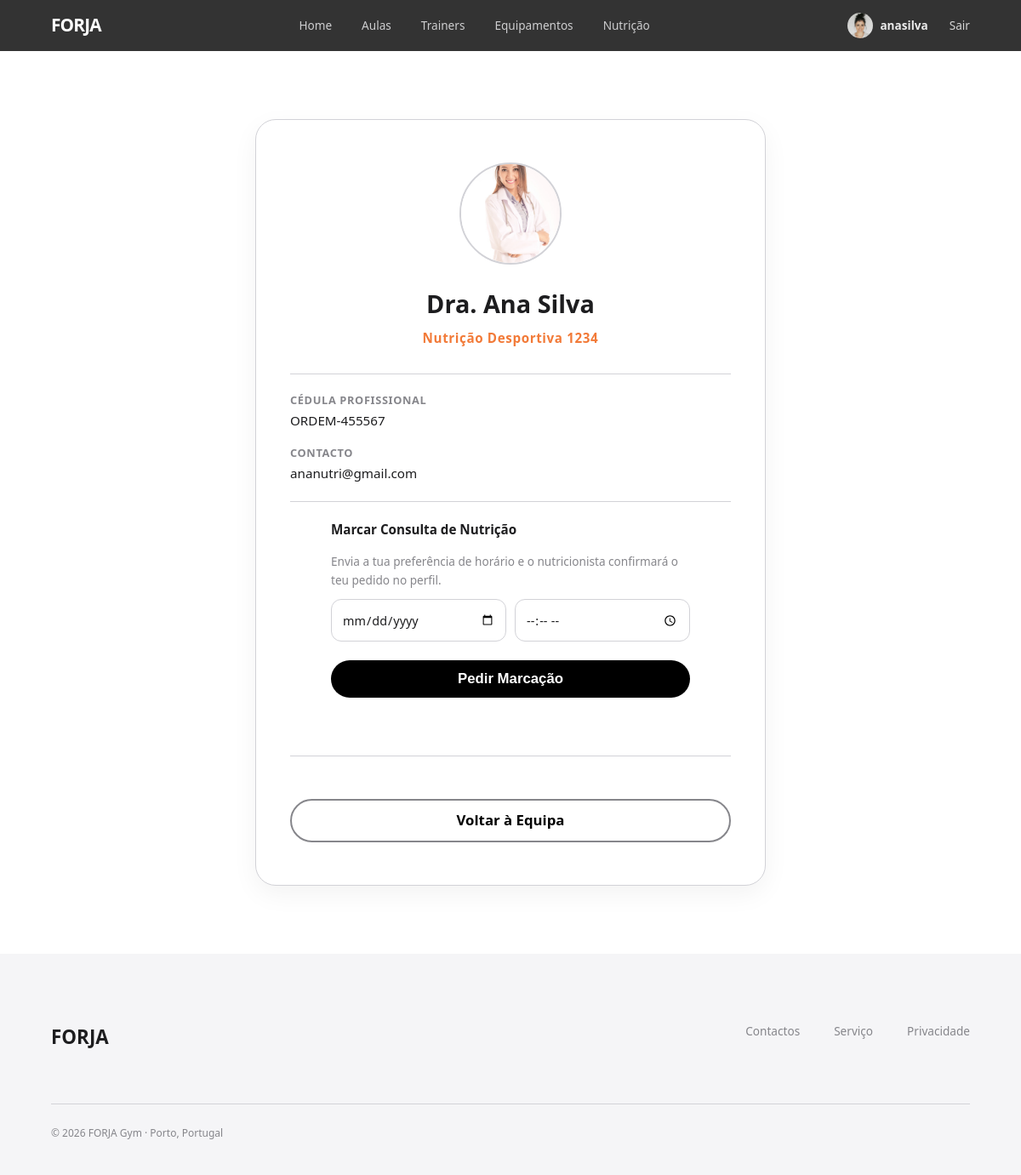
Page /pages/nutritionist_profile.php?id=7 (signed in) on the earlier database version.
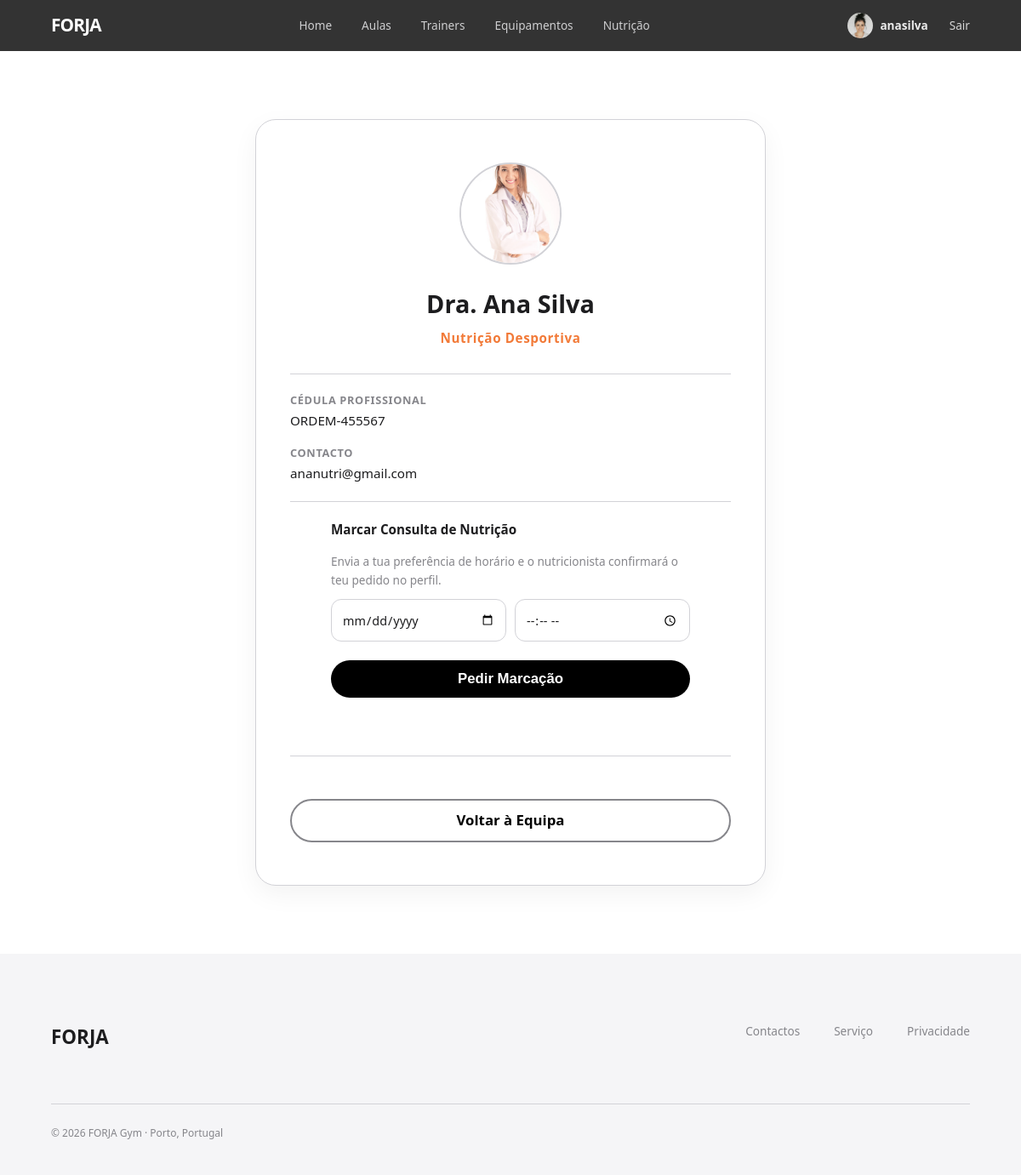
Same page on the later database version.
### tables this page shows
CREATE TABLE nutritionist_profile (
    id_user        INTEGER PRIMARY KEY,
    specialization TEXT    NOT NULL,
    license_number TEXT    NOT NULL UNIQUE, 
    FOREIGN KEY (id_user) REFERENCES user(id) ON DELETE CASCADE
);

CREATE TABLE user (
    id         INTEGER  PRIMARY KEY AUTOINCREMENT,
    username   TEXT     NOT NULL UNIQUE,
    name       TEXT     NOT NULL,
    age       INTEGER  CHECK (age >= 0),
    email      TEXT     NOT NULL UNIQUE,
    password   TEXT     NOT NULL, 
    photo      TEXT,              
    role       TEXT     NOT NULL
                        CHECK (role IN ('admin', 'trainer', 'member', 'nutritionist'))
                        DEFAULT 'member',
    created_at DATETIME NOT NULL DEFAULT CURRENT_TIMESTAMP,
    membership TEXT NOT NULL DEFAULT 'basico'
);

### database/user_auth.php (called while the page is built, shortened)
<?php
class UserAuth
{
    static function currentUser(): ?array
    {
        return [
            'id'       => $_SESSION['user_id'],
            'username' => $_SESSION['user_username'],
            'name'     => $_SESSION['user_name'],
            'role'     => $_SESSION['user_role'],
            'photo'    => $_SESSION['user_photo'] ?? '',
            'membership' => $_SESSION['user_membership'] ?? 'basico',
        ];
    }
}

### pages/nutritionist_profile.php (the view, shortened to what this page needs)
<?php
require_once('../templates/common.php');
require_once('../database/user_auth.php');
$db = getDatabaseConnection();
$id = isset($_GET['id']) ? intval($_GET['id']) : 0;
$stmt = $db->prepare('
    SELECT u.name, u.photo, u.email, np.specialization, np.license_number
    FROM user u
    JOIN nutritionist_profile np ON u.id = np.id_user
    WHERE u.id = ?
');
$stmt->execute([$id]);
$nutriInfo = $stmt->fetch(PDO::FETCH_ASSOC);
$photo_src = !empty($nutriInfo['photo']) ? "../imgs/" . htmlspecialchars($nutriInfo['photo']) : "../imgs/default-avatar.png";
?>
<link rel="stylesheet" href="../css/trainer_profile.css">
<link rel="stylesheet" href="../css/nutrition.css">
<main class="profile-page-wrapper">
    <article class="profile-login-card" style="max-width: 600px;">
        <img src="<?= $photo_src ?>" alt="<?= htmlspecialchars($nutriInfo['name']) ?>" class="profile-big-photo" onerror="this.onerror=null; this.src='../imgs/default-avatar.png';">
        <h1 class="profile-name"><?= htmlspecialchars($nutriInfo['name']) ?></h1>
        <p class="profile-specialty"><?= str_replace(',', ' &bull; ', htmlspecialchars($nutriInfo['specialization'])) ?></p>
        <div class="profile-details-list" style="margin-bottom: 20px;">
            <div class="profile-detail-item">
                <strong>Cédula Profissional</strong>
                <span><?= htmlspecialchars($nutriInfo['license_number']) ?></span>
            </div>
            <div class="profile-detail-item">
                <strong>Contacto</strong>
                <span><?= htmlspecialchars($nutriInfo['email']) ?></span>
            </div>
        </div>
        <section class="booking-section">
            <h4 class="review-box-title" style="margin-bottom: 15px;">Marcar Consulta de Nutrição</h4>
            <p style="font-size: 0.85rem; color: var(--text-muted); margin-bottom: 12px;">Envia a tua preferência de horário e o nutricionista confirmará o teu pedido no perfil.</p>
            <form class="booking-form" method="post" action="nutritionist_profile.php?id=<?= $id ?>" style="margin-bottom: 20px;">
                <div class="booking-row">
                    <input type="date" name="booking_date" class="booking-input" required min="<?= date('Y-m-d', strtotime('+1 day')) ?>">
                    <input type="time" name="booking_time" class="booking-input" required>
                </div>
                <button type="submit" class="btn-review-submit">Pedir Marcação</button>
            </form>
        </section>
        <a href="nutrition.php" class="btn-text btn-back-team">Voltar à Equipa</a>
    </article>
</main>

Differences in the rows shown:
changed nutritionist_profile "ORDEM-455567": specialization "Nutrição Desportiva 1234" → "Nutrição Desportiva"
